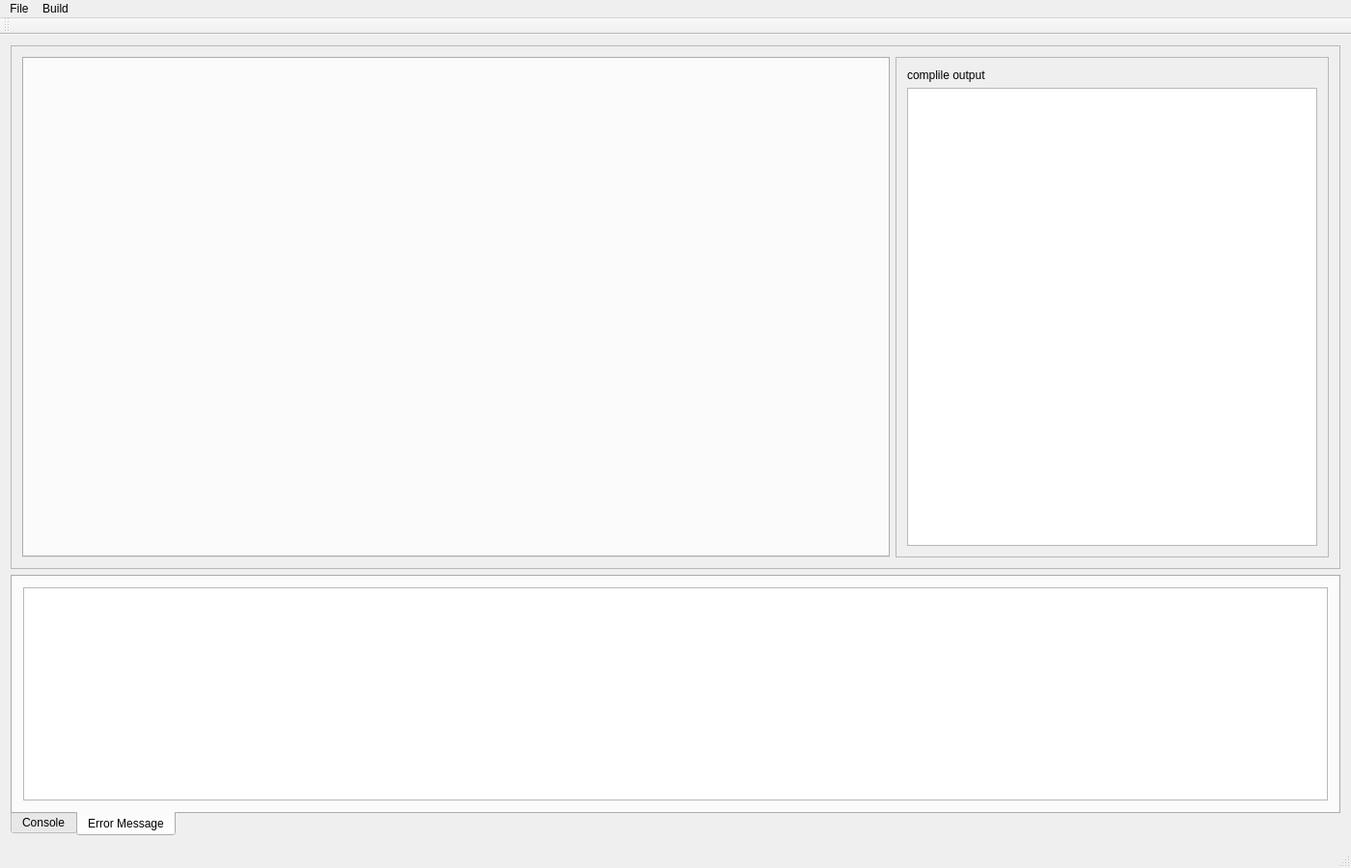
<?xml version="1.0" encoding="UTF-8"?>
<ui version="4.0">
 <class>MainWindow</class>
 <widget class="QMainWindow" name="MainWindow">
  <property name="enabled">
   <bool>true</bool>
  </property>
  <property name="geometry">
   <rect>
    <x>0</x>
    <y>0</y>
    <width>1400</width>
    <height>900</height>
   </rect>
  </property>
  <property name="minimumSize">
   <size>
    <width>800</width>
    <height>600</height>
   </size>
  </property>
  <property name="maximumSize">
   <size>
    <width>1920</width>
    <height>1080</height>
   </size>
  </property>
  <property name="windowTitle">
   <string>MainWindow</string>
  </property>
  <widget class="QWidget" name="centralWidget">
   <property name="minimumSize">
    <size>
     <width>0</width>
     <height>0</height>
    </size>
   </property>
   <layout class="QVBoxLayout" name="verticalLayout_3">
    <item>
     <widget class="QFrame" name="frame">
      <property name="sizePolicy">
       <sizepolicy hsizetype="Preferred" vsizetype="Preferred">
        <horstretch>0</horstretch>
        <verstretch>2</verstretch>
       </sizepolicy>
      </property>
      <property name="frameShape">
       <enum>QFrame::StyledPanel</enum>
      </property>
      <property name="frameShadow">
       <enum>QFrame::Raised</enum>
      </property>
      <layout class="QHBoxLayout" name="horizontalLayout">
       <item>
        <widget class="QTabWidget" name="editorTabWidget">
         <property name="sizePolicy">
          <sizepolicy hsizetype="Expanding" vsizetype="Expanding">
           <horstretch>2</horstretch>
           <verstretch>2</verstretch>
          </sizepolicy>
         </property>
         <property name="contextMenuPolicy">
          <enum>Qt::DefaultContextMenu</enum>
         </property>
         <property name="layoutDirection">
          <enum>Qt::LeftToRight</enum>
         </property>
         <property name="autoFillBackground">
          <bool>false</bool>
         </property>
         <property name="inputMethodHints">
          <set>Qt::ImhNone</set>
         </property>
         <property name="tabPosition">
          <enum>QTabWidget::North</enum>
         </property>
         <property name="currentIndex">
          <number>-1</number>
         </property>
         <property name="elideMode">
          <enum>Qt::ElideNone</enum>
         </property>
         <property name="usesScrollButtons">
          <bool>false</bool>
         </property>
         <property name="documentMode">
          <bool>false</bool>
         </property>
         <property name="tabsClosable">
          <bool>true</bool>
         </property>
         <property name="movable">
          <bool>true</bool>
         </property>
         <property name="tabBarAutoHide">
          <bool>false</bool>
         </property>
        </widget>
       </item>
       <item>
        <widget class="QFrame" name="CompileOutFrame">
         <property name="sizePolicy">
          <sizepolicy hsizetype="Preferred" vsizetype="Preferred">
           <horstretch>1</horstretch>
           <verstretch>1</verstretch>
          </sizepolicy>
         </property>
         <property name="frameShape">
          <enum>QFrame::StyledPanel</enum>
         </property>
         <property name="frameShadow">
          <enum>QFrame::Raised</enum>
         </property>
         <layout class="QVBoxLayout" name="verticalLayout_2">
          <item>
           <widget class="QLabel" name="label">
            <property name="text">
             <string>complile output</string>
            </property>
           </widget>
          </item>
          <item>
           <widget class="QTextBrowser" name="CompileOutput">
            <property name="sizePolicy">
             <sizepolicy hsizetype="Expanding" vsizetype="Expanding">
              <horstretch>1</horstretch>
              <verstretch>1</verstretch>
             </sizepolicy>
            </property>
           </widget>
          </item>
         </layout>
        </widget>
       </item>
      </layout>
     </widget>
    </item>
    <item>
     <widget class="QTabWidget" name="outputTabWidget">
      <property name="sizePolicy">
       <sizepolicy hsizetype="Expanding" vsizetype="Expanding">
        <horstretch>0</horstretch>
        <verstretch>1</verstretch>
       </sizepolicy>
      </property>
      <property name="tabPosition">
       <enum>QTabWidget::South</enum>
      </property>
      <property name="tabShape">
       <enum>QTabWidget::Rounded</enum>
      </property>
      <property name="currentIndex">
       <number>1</number>
      </property>
      <property name="elideMode">
       <enum>Qt::ElideNone</enum>
      </property>
      <property name="usesScrollButtons">
       <bool>true</bool>
      </property>
      <widget class="QWidget" name="ConsoleWidget">
       <attribute name="title">
        <string>Console</string>
       </attribute>
       <layout class="QVBoxLayout" name="verticalLayout">
        <item>
         <widget class="QTextBrowser" name="Console"/>
        </item>
       </layout>
      </widget>
      <widget class="QWidget" name="ErrorMsgWidget">
       <attribute name="title">
        <string>Error Message</string>
       </attribute>
       <layout class="QVBoxLayout" name="verticalLayout_4">
        <item>
         <widget class="QTextBrowser" name="ErrorMessage"/>
        </item>
       </layout>
      </widget>
     </widget>
    </item>
   </layout>
  </widget>
  <widget class="QMenuBar" name="menuBar">
   <property name="geometry">
    <rect>
     <x>0</x>
     <y>0</y>
     <width>1400</width>
     <height>23</height>
    </rect>
   </property>
   <widget class="QMenu" name="menuFile">
    <property name="title">
     <string>File</string>
    </property>
    <addaction name="actionNew_File"/>
    <addaction name="actionOpen_File"/>
    <addaction name="actionSave"/>
   </widget>
   <widget class="QMenu" name="menuBuild">
    <property name="title">
     <string>Build</string>
    </property>
    <addaction name="actionLexical_Analysis"/>
    <addaction name="actionSyntax_Analysis"/>
    <addaction name="actionClear_message"/>
   </widget>
   <addaction name="menuFile"/>
   <addaction name="menuBuild"/>
  </widget>
  <widget class="QToolBar" name="mainToolBar">
   <attribute name="toolBarArea">
    <enum>TopToolBarArea</enum>
   </attribute>
   <attribute name="toolBarBreak">
    <bool>false</bool>
   </attribute>
  </widget>
  <widget class="QStatusBar" name="statusBar"/>
  <action name="actionLexical_Analysis">
   <property name="text">
    <string>Lexical Analysis</string>
   </property>
  </action>
  <action name="actionNew_File">
   <property name="enabled">
    <bool>true</bool>
   </property>
   <property name="text">
    <string>New File</string>
   </property>
  </action>
  <action name="actionOpen_File">
   <property name="text">
    <string>Open File</string>
   </property>
  </action>
  <action name="actionSave">
   <property name="text">
    <string>Save</string>
   </property>
  </action>
  <action name="actionSyntax_Analysis">
   <property name="text">
    <string>Syntax Analysis</string>
   </property>
  </action>
  <action name="actionClear_message">
   <property name="text">
    <string>Clear message</string>
   </property>
  </action>
 </widget>
 <layoutdefault spacing="6" margin="11"/>
 <resources/>
 <connections/>
</ui>
